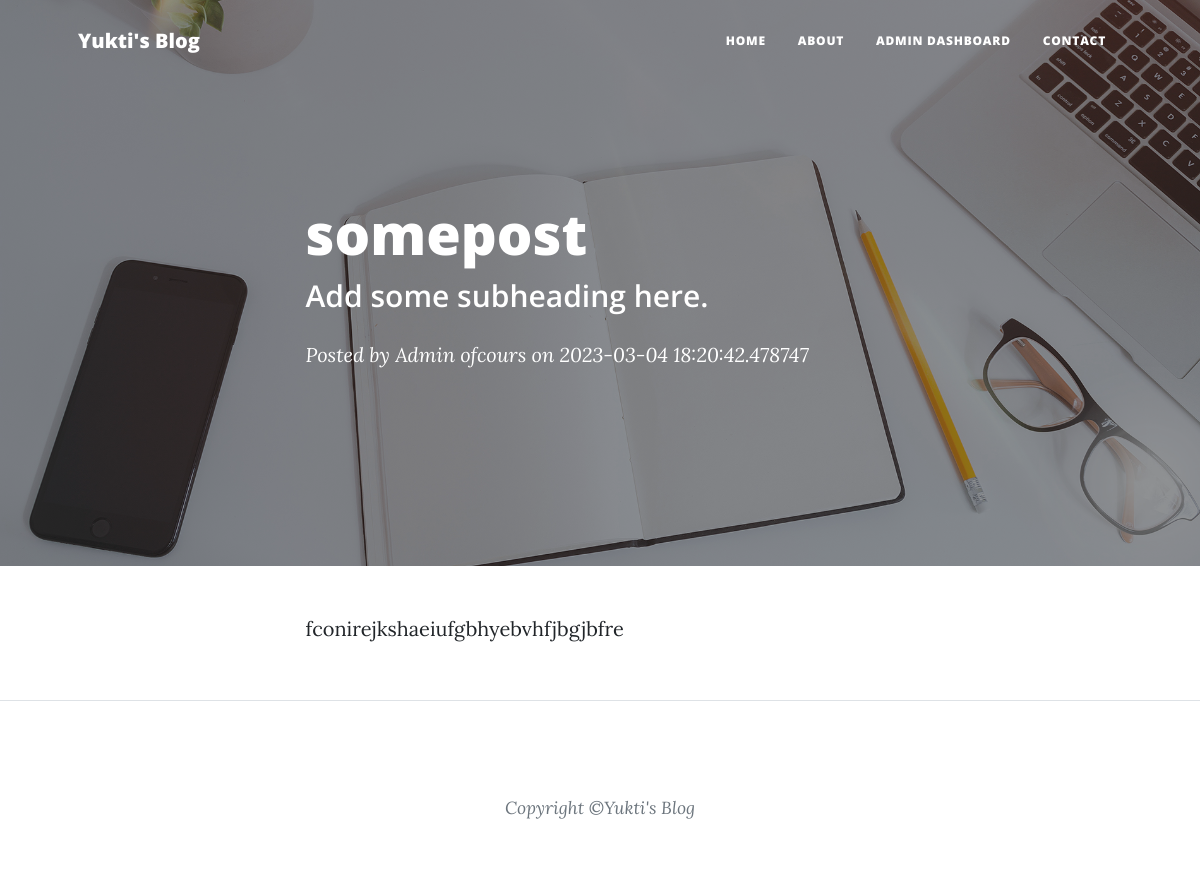
Page /post/some-post on the committed database.
### tut1.py (models this page shows)
class Posts(db.Model):
    post_id=db.Column(db.Integer, primary_key=True)
    title=db.Column(db.String, nullable=False)
    content=db.Column(db.String, nullable=False)
    posted_by=db.Column(db.String, nullable=False)
    slug=db.Column(db.String, nullable=False)
    date=db.Column(db.String, nullable=True)
    img_file=db.Column(db.String, nullable=True)
    tagline=db.Column(db.String, nullable=False)

### tut1.py (the view)
@app.route("/post/<string:post_slug>", methods=['GET'])
def post_route(post_slug):
    post=Posts.query.filter_by(slug=post_slug).first()
    return render_template("post.html", post=post, params=params)

### templates/post.html (shortened to what this page needs)
{% extends "layout.html" %}
{% block body %}
        {% set fname='assets/img/' + post.img_file %}
        <header class="masthead" style="background-image: url('{{ url_for('static', filename=fname)}}')">
            <div class="container position-relative px-4 px-lg-5">
                <div class="row gx-4 gx-lg-5 justify-content-center">
                    <div class="col-md-10 col-lg-8 col-xl-7">
                        <div class="post-heading">
                            <h1>{{post.title}}</h1>
                            <h2 class="subheading">Add some subheading here.</h2>
                            <span class="meta">
                                Posted by
                                <a href="#!">{{post.posted_by}}</a>
                                on {{post.date}}
                            </span>
                        </div>
                    </div>
                </div>
            </div>
        </header>
        <article class="mb-4">
            <div class="container px-4 px-lg-5">
                <div class="row gx-4 gx-lg-5 justify-content-center">
                    <div class="col-md-10 col-lg-8 col-xl-7">
                        {{post.content}}
                    </div>
                </div>
            </div>
        </article>
        {% endblock %}

### rows in the picture
Posts: title "somepost", posted_by "Admin ofcours", date "2023-03-04 18:20:42.478747", content "fconirejkshaeiufgbhyebvhfjbgjbfre"

### other values in the picture
{{ params["blog_name"] }} "Yukti's Blog"
